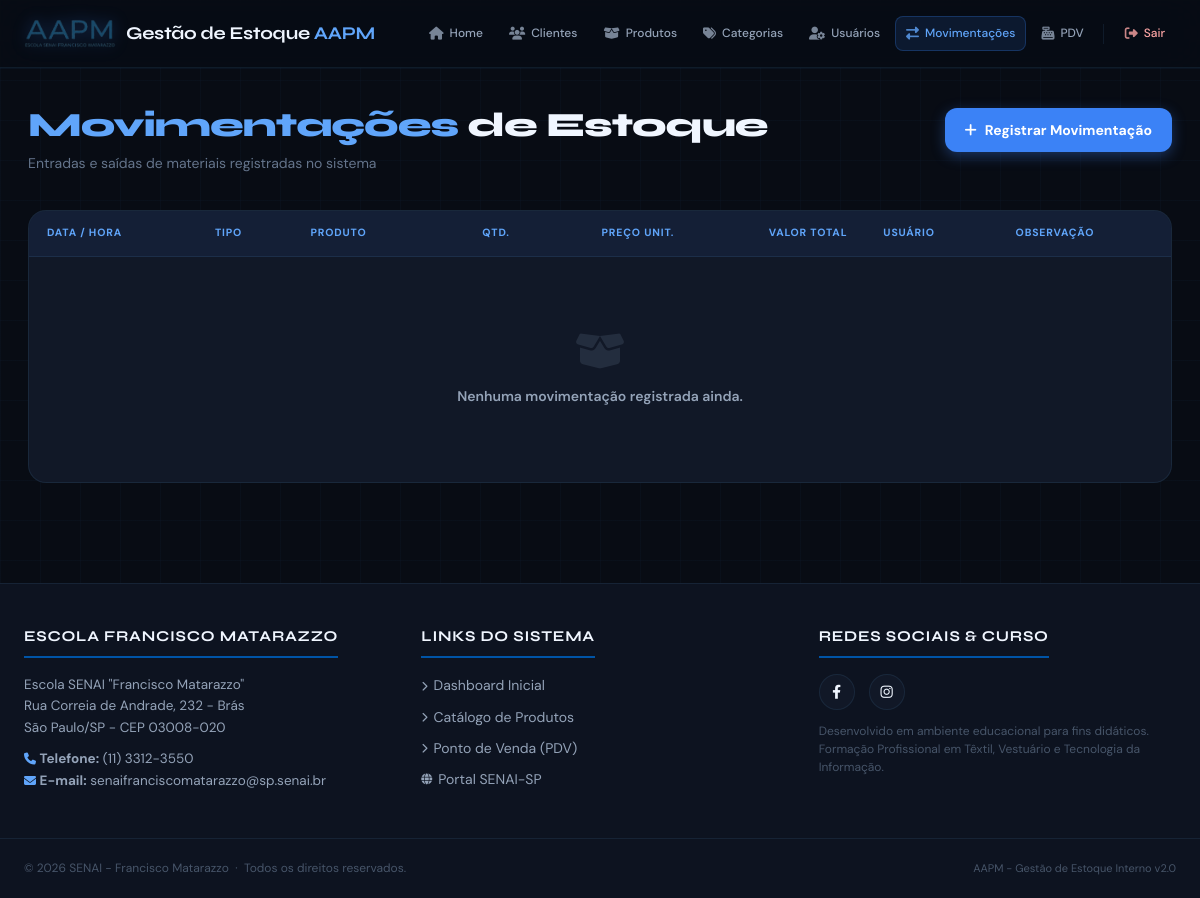
The page /movimentacoes/ (signed in) on the database as committed earlier.
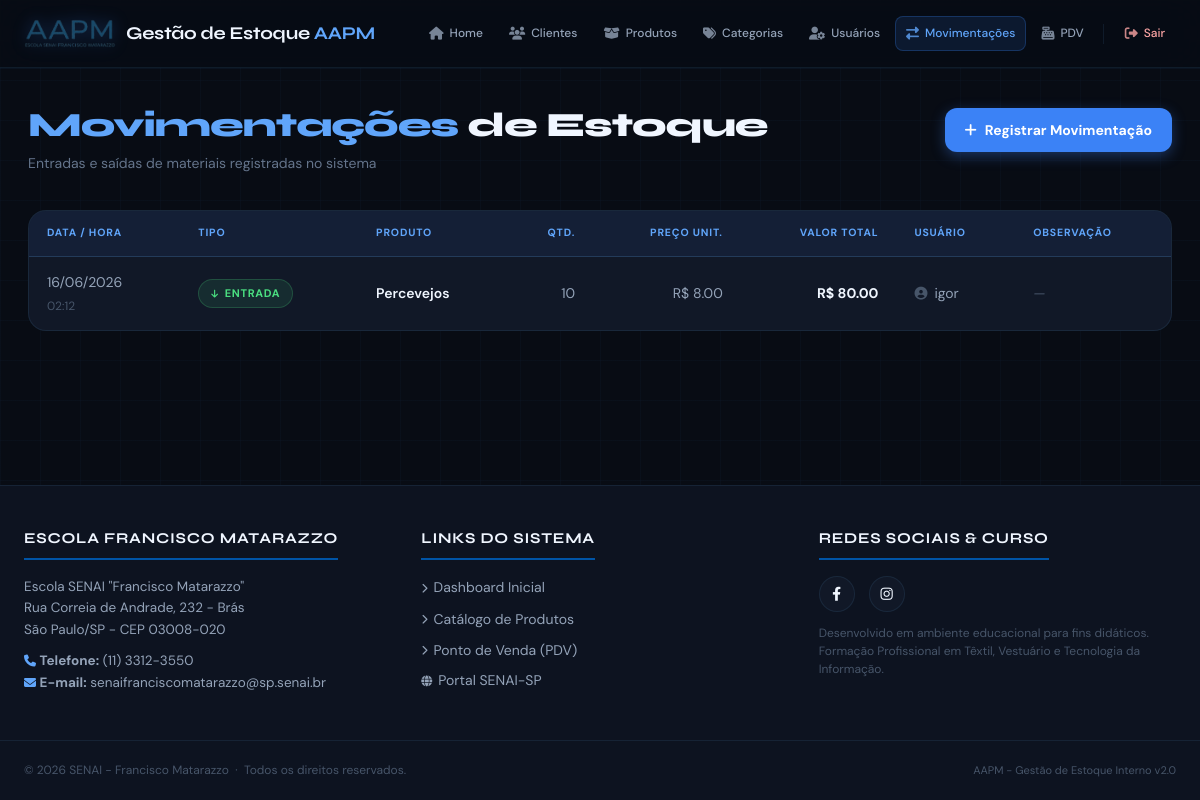
The same page on the database as committed later.
### app/models/movimentacao.py (models this page shows, shortened)
class Movimentacao(Base):
    __tablename__ = "movimentacoes"
    id = Column(Integer, primary_key=True, autoincrement=True, index=True)
    tipo = Column(Enum(Tipo_de_movimentacao), nullable=False)
    quantidade = Column(Integer, nullable=False)
    preco_unitario = Column(Float, nullable=False, default=0.0)
    observacao = Column(String(255), nullable=True)
    criado_em = Column(DateTime, server_default=func.now())
    produto_id = Column(Integer, ForeignKey("produtos.id", ondelete="CASCADE"), nullable=False)
    usuario_id = Column(Integer, ForeignKey("usuarios.id", ondelete="SET NULL"), nullable=False)
    produto = relationship("Produto", backref="movimentacoes")
    usuario = relationship("Usuario", backref="movimentacoes")

### app/models/produto.py (models this page shows, shortened)
class Produto(Base):
    __tablename__ = "produtos"
    id = Column(Integer, primary_key=True, autoincrement=True, index=True)
    nome = Column(String(150), nullable=False, index=True, unique=True)
    preco = Column(Float, nullable=False, default=0.0)
    estoque_atual = Column(Integer, nullable=False, default=0)
    ativo = Column(Boolean, default=True)
    imagem_path = Column(String(255), nullable=True)
    categoria_id = Column(Integer, ForeignKey("categorias.id", ondelete="SET NULL"), nullable=True)
    categoria = relationship("Categoria", back_populates="produtos")

### app/models/usuario.py (models this page shows)
class Usuario(Base):
    __tablename__ = "usuarios"
    id = Column(Integer, primary_key=True, index=True)
    nome = Column(String(255), nullable=False)
    email = Column(String(255), unique=True, nullable=False)
    senha_hash = Column(String(255), nullable=False)
    role = Column(String(20), default="user")
    ativo = Column(Boolean, default=True)
    criado_em = Column(DateTime, server_default=func.now())

### app/controllers/movimentacao_controller.py (the view)
@router.get("/")
def listar_movimentacoes(
    request: Request,
    produto_id: int = 0,     # filtra por produto específico
    tipo: str = "",          # "entrada" ou "saida"
    db: Session = Depends(get_db),
    admin = Depends(get_admin)
):
    query = db.query(Movimentacao).order_by(Movimentacao.criado_em.desc())
    if produto_id:
        query = query.filter(Movimentacao.produto_id == produto_id)
    if tipo in ("entrada", "saida", "cancelamento", "ajuste"):
        query = query.filter(Movimentacao.tipo == tipo)
    movimentacoes = query.limit(200).all()  # limita para não sobrecarregar
    produtos      = db.query(Produto).filter(Produto.ativo == True).all()
    return templates.TemplateResponse(
        request,
        "movimentacoes/index.html",
        {
            "request":        request,
            "usuario":        admin,
            "movimentacoes":  movimentacoes,
            "produtos":       produtos,
            "produto_id":     produto_id,
            "tipo":           tipo,
        }
    )

### app/templates/movimentacoes/index.html (shortened to what this page needs)
{% extends "base.html" %}
{% block content %}
<div class="page-wrap">
  <div class="page-header">
    <div>
      <h1 class="page-title"><span>Movimentações</span> de Estoque</h1>
      <p class="page-subtitle">Entradas e saídas de materiais registradas no sistema</p>
    </div>
    <a href="/movimentacoes/nova" class="btn-novo">
      <i class="fas fa-plus"></i> Registrar Movimentação
    </a>
  </div>
  <div class="table-wrap">
    <table class="mov-table">
      <thead>
        <tr>
          <th>Data / Hora</th>
          <th>Tipo</th>
          <th>Produto</th>
          <th class="text-right">Qtd.</th>
          <th class="text-right">Preço Unit.</th>
          <th class="text-right">Valor Total</th>
          <th>Usuário</th>
          <th>Observação</th>
        </tr>
      </thead>
      <tbody>
        {% for mov in movimentacoes %}
        <tr>
          <td style="white-space:nowrap;">
            {{ mov.criado_em.strftime('%d/%m/%Y') }}<br>
            <span style="font-size:12px; color:var(--text-muted);">{{ mov.criado_em.strftime('%H:%M') }}</span>
          </td>
          <td>
            {% if mov.tipo.value == 'entrada' %}
              <span class="badge badge-entrada">
                <i class="fas fa-arrow-down" style="font-size:9px;"></i> Entrada
              </span>
            {% else %}
              <span class="badge badge-saida">
                <i class="fas fa-arrow-up" style="font-size:9px;"></i> Saída
              </span>
            {% endif %}
          </td>
          <td style="font-weight:600; color:var(--text-primary);">{{ mov.produto.nome }}</td>
          <td class="text-right">{{ mov.quantidade }}</td>
          <td class="text-right">R$ {{ "%.2f"|format(mov.preco_unitario) }}</td>
          <td class="text-right valor-cell">R$ {{ "%.2f"|format(mov.valor_total) }}</td>
          <td>
            <span style="display:flex; align-items:center; gap:7px;">
              <i class="fas fa-user-circle" style="color:var(--text-muted); font-size:13px;"></i>
              {{ mov.usuario.nome if mov.usuario else 'Sistema' }}
            </span>
          </td>
          <td>
            <span class="obs-text" title="{{ mov.observacao }}">
              {{ mov.observacao or '—' }}
            </span>
          </td>
        </tr>
        {% else %}
        <tr>
          <td colspan="8">
            <div class="empty-state">
              <i class="fas fa-box-open"></i>
              <p style="font-weight:600; color:var(--text-secondary);">Nenhuma movimentação registrada ainda.</p>
            </div>
          </td>
        </tr>
        {% endfor %}
      </tbody>
    </table>
  </div>
</div>
{% endblock %}

Rows that differ between the two databases and show on the page:
added Movimentacao: criado_em "16/06/2026", criado_em "02:12", tipo "ENTRADA" (drawn), produto.nome "Percevejos", quantidade "10", preco_unitario "8.00", valor_total "80.00", usuario "igor", observacao "—"
Other text that changed with them:
text no longer shown: "Nenhuma movimentação registrada ainda."
